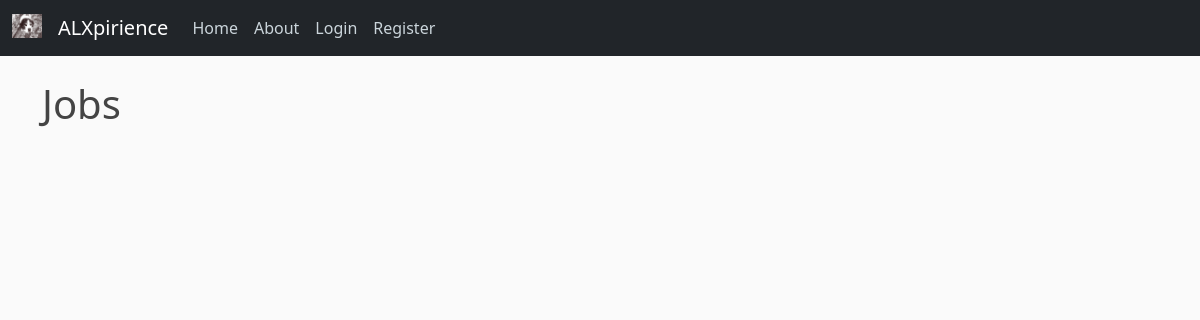
Page /home on the earlier database version.
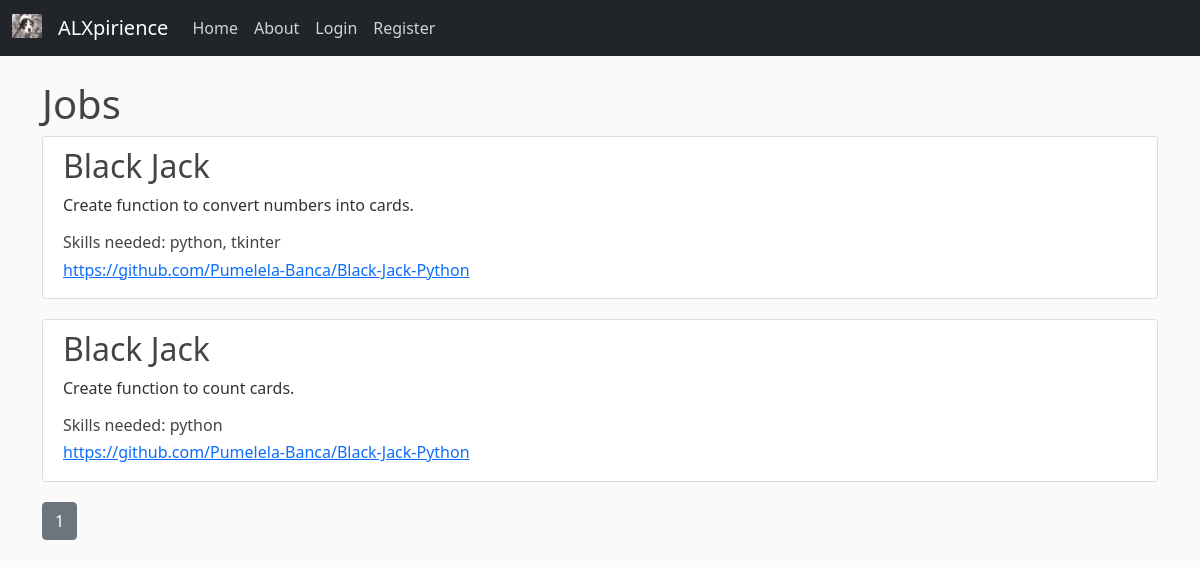
Same page on the later database version.
### expirience/data_base.py (models this page shows, shortened)
class Projects(db.Model):
    id = db.Column(db.Integer, primary_key=True, autoincrement=True)
    project_name = db.Column(db.String(100), nullable=False)
    project_description = db.Column(db.Text, nullable=False)
    project_link = db.Column(db.String(120), nullable=False)
    skills_required = db.Column(db.String(120), nullable=False)
    project_status = db.Column(db.String(20), nullable=False, default='pending')
    user_id = db.Column(db.Integer, db.ForeignKey('user.id'), nullable=False)

### expirience/routes.py (the view)
@app.route('/')
@app.route('/home')
def home():
    page = request.args.get('page', 1, type=int)
    jobs = Projects.query.paginate(page=page, per_page=5)
    return render_template('home.html', title="Home", jobs=jobs)

### expirience/templates/home.html (shortened to what this page needs)
<!DOCTYPE html>
<html lang="en">
<head>
    <link href="https://cdn.jsdelivr.net/npm/bootstrap@5.0.2/dist/css/bootstrap.min.css" rel="stylesheet">
    <link rel="stylesheet" type="text/css" href="{{ url_for('static', filename='main.css') }}">
</head>
<body>
    <header class="site-header">
        <nav class="navbar navbar-expand-md navbar-dark bg-dark fixed-top">
          <div class="container-fluid">
            <a class="navbar-brand" href="{{ url_for('home') }}">
              <img src="static/images/large.ico" alt="" width="30" height="24" class="d-inline-block align-text-top">
            </a>
            <a class="navbar-brand mr-4" href="/">ALXpirience</a>
            <div class="collapse navbar-collapse" id="navbarToggle">
              <div class="navbar-nav mr-auto">
                <a class="nav-item nav-link" href="{{ url_for('home') }}">Home</a>
                <a class="nav-item nav-link" href="/about">About</a>
              </div>
              <div class="navbar-nav">
                {% if current_user.is_authenticated %}
                  <a class="nav-link dropdown-toggle" href="#" id="navbarDropdown" role="button" data-bs-toggle="dropdown" aria-expanded="false">
                    User: {{ current_user.username }}
                  </a>
                  <ul class="dropdown-menu" aria-labelledby="navbarDropdown">
                    <li><a class="dropdown-item" href="{{ url_for('editprofile') }}">Edit Profile</a></li>
                    <li><a class="dropdown-item" href="{{ url_for('profile') }}">View Profile</a></li>
                    <li><a class="dropdown-item" href="{{ url_for('addskills') }}">Add Skills</a></li>
                    <li><a class="dropdown-item" href="{{ url_for('createproject') }}">Create Job</a></li>
                    <li><a class="dropdown-item" href="{{ url_for('myprojects') }}">View/Delete My Jobs</a></li>
                  </ul>
                    <a class="nav-item nav-link" href="{{ url_for('get_job') }}">Jobs</a>
                    <a class="nav-item nav-link" href="{{ url_for('logout') }}">Logout</a>
                {% else %}
                  <a class="nav-item nav-link" href="{{ url_for('login') }}">Login</a>
                  <a class="nav-item nav-link" href="{{ url_for('register') }}">Register</a>
                {% endif %}
              </div>
            </div>
          </div>
        </nav>
    </header>
    <main role="main" class="container">
      <h1>Jobs</h1>
      {% for job in jobs %}
        <article class="media content-section">
          <div class="media-body">
            <h2 class="article-title" href="#">{{ job.project_name }}</h2>
            <p class="article-content">{{ job.project_description }}</p>
            <h6 href="#">Skills needed: {{ job.skills_required }}</h6>
            <h6><a href="https://{{ job.project_link }}" target="_blank">{{ job.project_link }}</a></h6>
          </div>
        </article>
      {% endfor %}
      {% for page_num in jobs.iter_pages(left_edge=1, right_edge=1, right_current=2) %}
        {% if page_num %}
          {% if jobs.page == page_num %}
            <a class="btn btn-secondary mb-4" href="{{ url_for('home', page=page_num) }}">{{ page_num }}</a>
          {% else %}
            <a class="btn btn-info mb-4" href="{{ url_for('home', page=page_num) }}">{{ page_num }}</a>
          {% endif %}
        {% endif %}
      {% endfor %}
    </main>
</body>
</html>

### expirience/static/main.css (style rules this page uses)
body { background: #fafafa; color: #333333; margin-top: 5rem; }
h1, h2, h3, h4, h5, h6 { color: #444444; }
.site-header .navbar-nav .nav-link { color: #cbd5db; }
.content-section { background: #ffffff; padding: 10px 20px; border: 1px solid #dddddd; border-radius: 3px; margin-bottom: 20px; }
.article-title { color: #444444; }
.article-content { white-space: pre-line; }

Differences in the rows shown:
added Projects: project_name "Black Jack", project_description "Create function to convert numbers into cards.", skills_required "python, tkinter", project_link "https://github.com/Pumelela-Banca/Black-Jack-Python"
added Projects: project_name "Black Jack", project_description "Create function to count cards.", skills_required "python", project_link "https://github.com/Pumelela-Banca/Black-Jack-Python"
Other differences:
new list line: "1"
